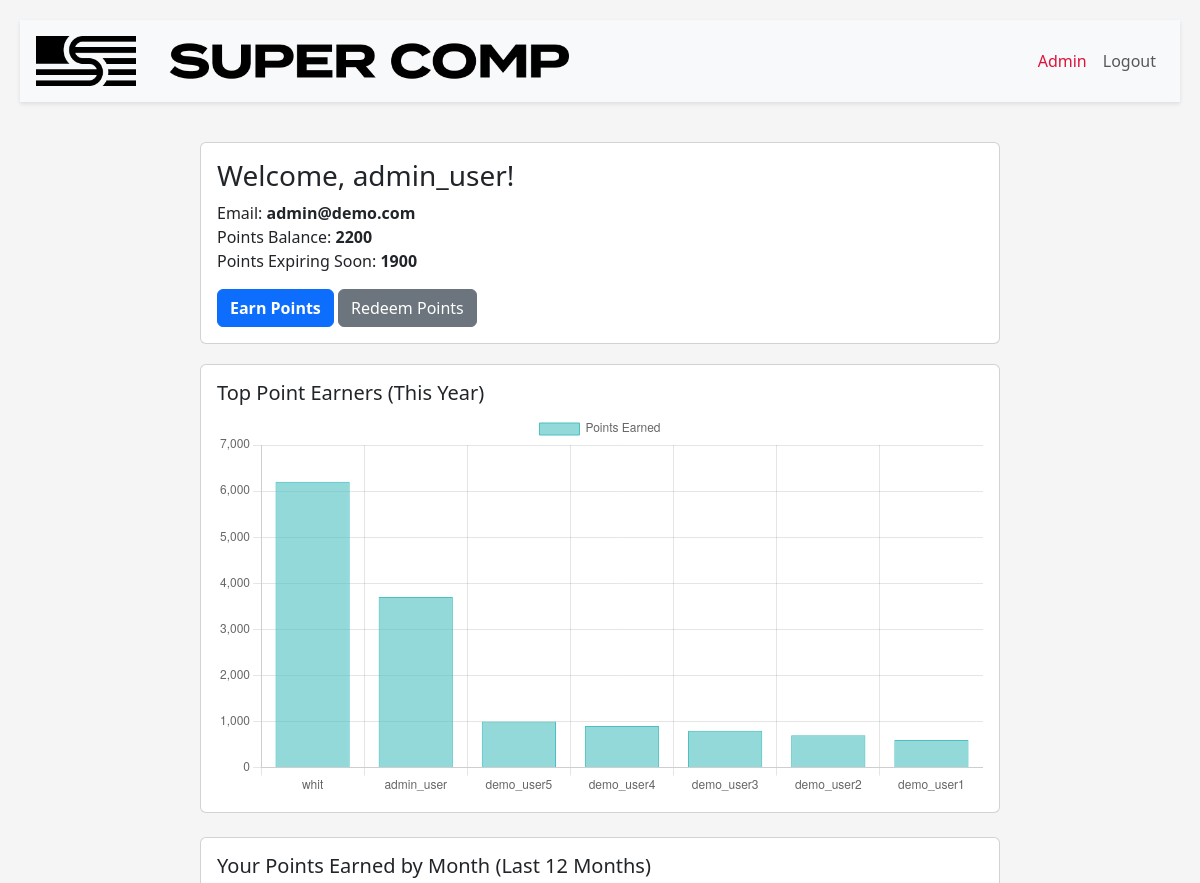
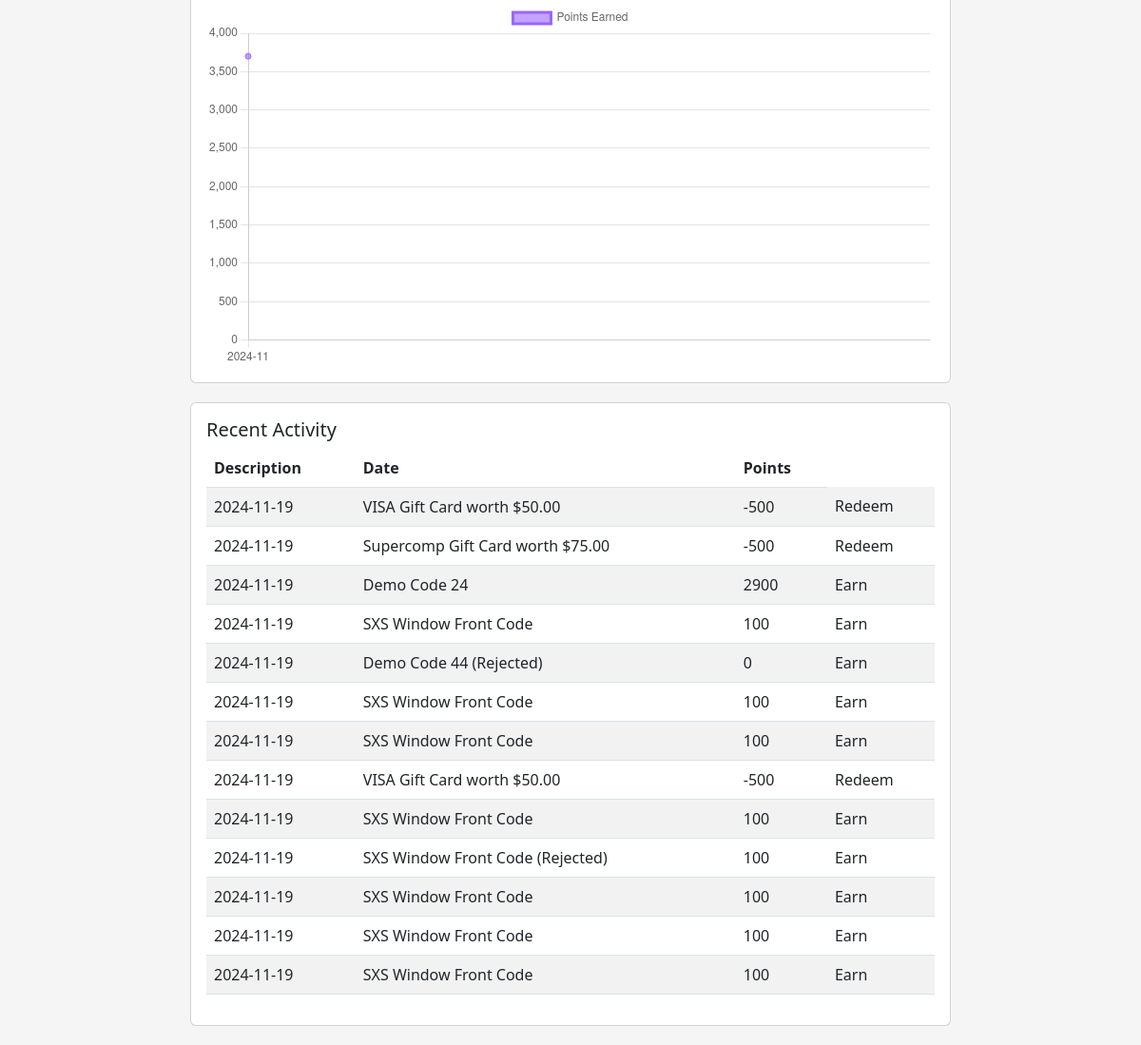
Page /dashboard/dashboard (signed in) on the committed database (2 pictures, top to bottom).
### app/models.py (models this page shows, shortened)
class User(UserMixin, db.Model):
    id = db.Column(db.Integer, primary_key=True)
    email = db.Column(db.String(120), unique=True, nullable=False)
    username = db.Column(db.String(30), unique=True, nullable=False)
    first_name = db.Column(db.String(30), nullable=False)
    last_name = db.Column(db.String(30), nullable=False)
    phone = db.Column(db.String(15), nullable=False)
    address = db.Column(db.String(100), nullable=False)
    tos_agreement = db.Column(db.Boolean, nullable=False)
    tos_date = db.Column(db.DateTime, nullable=False)
    registration_date = db.Column(db.DateTime, nullable=False)
    updated_date = db.Column(db.DateTime, nullable=False)
    referal_code = db.Column(db.String(30), nullable=False)
    password_hash = db.Column(db.String(128), nullable=False)
    retailer_id = db.Column(db.Integer, db.ForeignKey('retailer.id'), nullable=False)
    points_logs = db.relationship('PointsLog', backref='user', lazy=True)
    redemption_logs = db.relationship('RedemptionLog', backref='user', lazy=True)
    is_admin = db.Column(db.Boolean, default=False)
    is_sales_manager = db.Column(db.Boolean, default=False)
    is_customer_service = db.Column(db.Boolean, default=False)
    is_internal = db.Column(db.Boolean, default=False)
    salesep_id = db.Column(db.String(30), nullable=True)
    territory_id = db.Column(db.String(30), nullable=True)
    customer_group = db.Column(db.String(30), nullable=True)
    team_id = db.Column(db.String(30), nullable=True)
    user_1 = db.Column(db.String(30), nullable=True)
    user_2 = db.Column(db.String(30), nullable=True)
    user_3 = db.Column(db.String(30), nullable=True)
    user_4 = db.Column(db.String(30), nullable=True)
    user_5 = db.Column(db.String(30), nullable=True)
    def get_point_balance(self):
        earned_points = sum(
            log.original_points for log in self.points_logs if not log.is_expired()
        )
        redeemed_points = sum(
            redemption.points for redemption in self.redemption_logs
        )
        return earned_points - redeemed_points
    def get_expiring_points(self, days):
        upcoming_expiry_date = datetime.utcnow() + timedelta(days=days)
        expiring_points_logs = [
            log for log in self.points_logs
            if log.expiry_date and datetime.utcnow() < log.expiry_date <= upcoming_expiry_date
        ]
        expiring_points = sum(log.points for log in expiring_points_logs)
        return {
            "expiring_points": expiring_points,
            "details": expiring_points_logs
        }

class PointsLog(db.Model):
    id = db.Column(db.Integer, primary_key=True)
    user_id = db.Column(db.Integer, db.ForeignKey('user.id'), nullable=False)
    points = db.Column(db.Integer, nullable=False)
    original_points = db.Column(db.Integer, nullable=False)
    description = db.Column(db.String(100), nullable=False)
    added_date = db.Column(db.DateTime, default=datetime.utcnow, nullable=False)
    expiry_date = db.Column(db.DateTime, nullable=True)
    updated_date = db.Column(db.DateTime, default=datetime.utcnow, onupdate=datetime.utcnow)
    active = db.Column(db.Boolean, default=True, nullable=False)
    code_used = db.Column(db.Integer, db.ForeignKey('point_codes.id'), nullable=False)
    code = db.relationship('PointCodes', back_populates='points_logs', lazy=True)
    file_reference = db.Column(db.String(100), nullable=True)
    approved = db.Column(db.Boolean, default=False, nullable=False)
    approved_by = db.Column(db.String(30), nullable=True)
    def is_expired(self):
        return self.expiry_date and self.expiry_date <= datetime.utcnow()

class RedemptionLog(db.Model):
    id = db.Column(db.Integer, primary_key=True)
    user_id = db.Column(db.Integer, db.ForeignKey('user.id'), nullable=False)
    points = db.Column(db.Integer, nullable=False)
    description = db.Column(db.String(100), nullable=False)
    redemption_date = db.Column(db.DateTime, default=datetime.utcnow(), nullable=False)
    updated_date = db.Column(db.DateTime, default=datetime.utcnow, onupdate=datetime.utcnow)
    gift_card_sent = db.Column(db.Boolean, default=False, nullable=False)

### app/blueprints/dashboard/routes.py (the view)
@dashboard_bp.route('/dashboard')
@login_required
def dashboard():
    year_start = datetime(datetime.utcnow().year, 1, 1)
    top_earners_query = (
        db.session.query(
            User.username,
            func.sum(PointsLog.original_points).label('total_points')
        )
        .join(PointsLog, PointsLog.user_id == User.id)
        .filter(PointsLog.added_date >= year_start)
        .group_by(User.id)
        .order_by(func.sum(PointsLog.original_points).desc())
        .limit(10)
    )
    top_earners = [
        {"username": row.username, "total_points": row.total_points}
        for row in top_earners_query
    ]
    expiring_points = current_user.get_expiring_points(30)
    last_12_months = datetime.utcnow() - timedelta(days=365)
    points_by_month_query = (
        db.session.query(
            func.strftime('%Y-%m', PointsLog.added_date).label('month'),
            func.sum(PointsLog.original_points).label('points')
        )
        .filter(PointsLog.user_id == current_user.id, PointsLog.added_date >= last_12_months)
        .group_by('month')
        .order_by('month')
    )
    points_by_month = [{"month": row.month, "points": row.points} for row in points_by_month_query]
    recent_activity = (
        db.session.query(PointsLog.description, PointsLog.added_date, PointsLog.original_points)
        .filter(PointsLog.user_id == current_user.id)
        .order_by(PointsLog.added_date.desc())
        .limit(25)  # Adjust this number for more or fewer items
    ).all()
    recent_activity_query = (
        db.session.query(
            PointsLog.description.label('description'),
            PointsLog.added_date.label('date'),
            PointsLog.original_points.label('points'),
            func.cast('earn', db.String).label('activity_type')
        )
        .filter(PointsLog.user_id == current_user.id)
        .union_all(
            db.session.query(
                RedemptionLog.description.label('description'),
                RedemptionLog.redemption_date.label('date'),
                -RedemptionLog.points.label('points'),
                func.cast('redeem', db.String).label('activity_type')
            ).filter(RedemptionLog.user_id == current_user.id)
        )
        .order_by(db.text('date DESC'))
        .limit(25)
    )
    recent_activity = recent_activity_query.all()
    return render_template(
        'dashboard/dashboard.html',
        user=current_user,
        top_earners=top_earners,
        expiring_points=expiring_points,
        points_by_month=points_by_month,
        recent_activity=recent_activity
    )

### app/extensions.py (called while the page is built)
@login_manager.user_loader
def load_user(user_id):
    from app.models import User
    return User.query.get(int(user_id))

### app/blueprints/dashboard/templates/dashboard/dashboard.html (shortened to what this page needs)
    {% extends 'base.html' %}
    {% block content %}
    <div class="container-fluid">
        <div class="column">
            <div class="col-md-12">
                <div class="card">
                    <div class="card-body text-left">
                        <h3 class="card-title">Welcome, {{ user.username }}!</h4>
                        <p class="card-text">
                            Email: <strong>{{ user.email }}</strong><br>
                            Points Balance: <strong>{{ user.get_point_balance() }}</strong><br>
                            Points Expiring Soon: <strong>{{ expiring_points['expiring_points'] }}</strong>
                        </p>
                        <a href="{{ url_for('points_bp.earn_points') }}" class="btn btn-primary">Earn Points</a>
                        <a href="{{ url_for('rewards_bp.redeem_points')}}" class="btn btn-secondary">Redeem Points</a>
                    </div>
                </div>
            </div>
            <div class="col-md-12">
                <div class="card mb-4">
                    <div class="card-body">
                        <h5 class="card-title">Top Point Earners (This Year)</h5>
                        <canvas id="topEarnersChart"></canvas>
                    </div>
                </div>
                <div class="card">
                    <div class="card-body">
                        <h5 class="card-title">Your Points Earned by Month (Last 12 Months)</h5>
                        <canvas id="pointsByMonthChart"></canvas>
                    </div>
                </div>
            </div>
     <div class="card">
        <div class="card-body">
            <h5 class="card-title">Recent Activity</h5>
            <table class="table table-striped">
                <thead>
                    <tr>
                        <th>Description</th>
                        <th>Date</th>
                        <th>Points</th>
                    </tr>
                </thead>
                <tbody>
                    {% for activity in recent_activity %}
                    <tr>
                        <td>{{ activity.date.strftime('%Y-%m-%d') }}</td>
                        <td>{{ activity.description }}</td>
                        <td>{{ activity.points }}</td>
                        <td>{{ activity.activity_type|capitalize }}</td>
                    </tr>
                    {% endfor %}
                </tbody>
            </table>
        </div>
    </div>
        </div>
    </div>
    {% endblock %}
    {% block scripts %}
    <script>
        const earners = {{ top_earners | tojson }};
        const pointsByMonth = {{ points_by_month | tojson }};
        renderEarningChart(earners);
        renderPointsByMonthChart(pointsByMonth);
    </script>
    {% endblock %}

### app/templates/base.html (shortened to what this page needs)
<!DOCTYPE html>
<html lang="en">
<head>
    <link href="https://cdn.jsdelivr.net/npm/bootstrap@5.3.0/dist/css/bootstrap.min.css" rel="stylesheet">
    <link href="{{ url_for('static', filename='css/signin.css') }}" rel="stylesheet">
    <link href="{{ url_for('static', filename='css/main.css') }}" rel="stylesheet">
    <link href="{{ url_for('static', filename='css/navbar.css') }}" rel="stylesheet">
</head>
<body>
    {% include 'header.html' %}
    <div class = "container-vertially-centered container-fluid" style="max-width: 800px;">
    <main class="align-items-center justify-content-center container-fluid" style="min-height: 100vh;">
        {% block content %}{% endblock %}
    </main>
    {% block scripts %}
    {% endblock %}
</body>
</html>

### app/templates/header.html (shortened to what this page needs)
<header class="header-custom">
    <nav class="navbar navbar-expand-lg navbar-light bg-light">
        <div class="container-fluid">
            <div class="image-box mx-auto">
                <a href="{{ url_for('index') }}">
                    <img src="{{ url_for('static', filename='images/logos/SuperComp-Logo-Horizontal-Black.png') }}" alt="Logo" class="logo">
                </a>
            </div>
            <div class="collapse navbar-collapse" id="navbarNav">
                <ul class="navbar-nav ms-auto">
                    {% if current_user.is_authenticated %}
                            {% if current_user.is_admin %}
                            <li class="nav-item">
                                <a class="nav-link" href="{{ url_for('admin_bp.admin_dashboard') }}" style="color: crimson;">Admin</a>
                            </li>
                        {% endif %}
                        <li class="nav-item">
                            <a class="nav-link" href="{{ url_for('auth.logout') }}">Logout</a>
                        </li>
                    {% endif %}
                </ul>
            </div>
        </div>
    </nav>
</header>

### app/static/css/signin.css (style rules this page uses)
.btn-primary { font-size: 1rem; font-weight: bold; }

### app/static/css/main.css (style rules this page uses)
body { display: flex; align-items: center; justify-content: center; min-height: 100vh; padding-top: 0px; padding-bottom: 40px; background-color: #f5f5f5; flex-direction: column; padding: 20px; }
main { margin-top: 40px; vertical-align: center; }

### app/static/css/navbar.css (style rules this page uses)
.header-custom { width: 100%; position: relative; box-shadow: 0 2px 4px rgba(0, 0, 0, 0.1); }
.navbar { width: 100%; margin: 0; padding: 1rem; }
.container-fluid { padding-left: 0; padding-right: 0; }
.header-custom { width: 100%; box-shadow: 0 2px 4px rgba(0, 0, 0, 0.1); }
.image-box { display: flex; justify-content: left; align-items: center; flex-grow: 1; max-height: 60px; }
.logo { max-height: 50px; width: auto; }
.navbar-nav { margin-left: auto; }

### rows in the picture
User: username "admin_user", email "admin@demo.com"
PointsLog: get_point_balance "2200", date "2024-11-19", description "SXS Window Front Code", points "100", activity_type "Earn"
RedemptionLog: date "2024-11-19", description "Supercomp Gift Card worth $75.00", points "-500", activity_type "Redeem"
PointsLog: date "2024-11-19", description "Demo Code 24", points "2900", activity_type "Earn"
PointsLog: date "2024-11-19", description "SXS Window Front Code", points "100", activity_type "Earn"
PointsLog: date "2024-11-19", description "Demo Code 44 (Rejected)", points "0", activity_type "Earn"
PointsLog: date "2024-11-19", description "SXS Window Front Code", points "100", activity_type "Earn"
PointsLog: date "2024-11-19", description "SXS Window Front Code", points "100", activity_type "Earn"
PointsLog: date "2024-11-19", description "SXS Window Front Code", points "100", activity_type "Earn"
PointsLog: date "2024-11-19", description "SXS Window Front Code (Rejected)", points "100", activity_type "Earn"
PointsLog: date "2024-11-19", description "SXS Window Front Code", points "100", activity_type "Earn"
PointsLog: date "2024-11-19", description "SXS Window Front Code", points "100", activity_type "Earn"

### other values in the picture
{{ expiring_points['expiring_points'] }} "1900"
{{ activity.date.strftime('%Y-%m-%d') }} "2024-11-19" "2024-11-19"
{{ activity.description }} "VISA Gift Card worth $50.00" "VISA Gift Card worth $50.00"
{{ activity.points }} "-500" "-500"
{{ activity.activity_type|capitalize }} "Redeem" "Redeem"
chart data {{ points_by_month | tojson }} [{"month": "2024-11", "points": 3700}]
